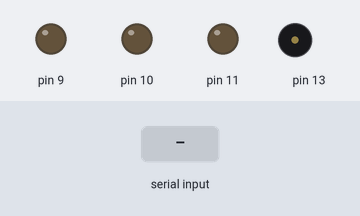
Bench run of a sketch on a simulated Arduino Uno, built with avr-gcc and run on an emulated ATmega328P. Parts: output pins drawn as LEDs (lit = HIGH), buzzer (waves = sounding). Inputs (shaded band) come from the test bench.

Above: at 1.2 s.
1.3 s: "a" received over the second serial link
At 1.7 s:
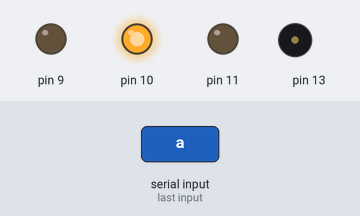
2.8 s: "b" received over the second serial link
At 2.89 s:
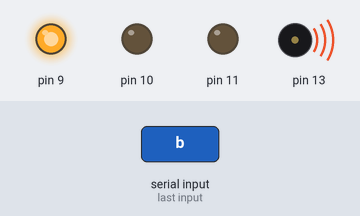
At 3.4 s:
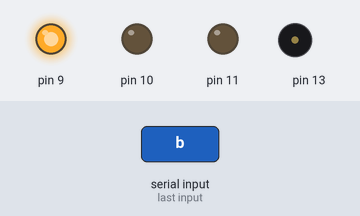
Timing chart, 0 to 5.8 s (numbered marks = the images above; inputs shaded):
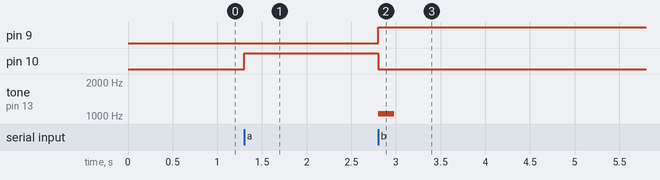

Measured:
- after the input at 1.3 s, pin 10: LOW → HIGH at once
- after the input at 2.8 s, pin 9: LOW → HIGH at once; pin 10: HIGH → LOW at once; tone on pin 13: silent → 1047 Hz at once, → silent 0.18 s later

The sketch:

main.ino
```cpp
#include <SMELib.h>

Bluetooth bluetooth(2,3);
Buzzer buzzer(13);
RGBLed rgb(9,10,11);

void setup() {
  bluetooth.begin(9600);
}

void loop() {
  if(bluetooth.available()){
    char text = bluetooth.read();
    if(text == 'a'){
      rgb.setColor(0,255,0);
    }else if(text=='b'){
      rgb.setColor(255,0,0);
      buzzer.note('C',200);
    }
  }
}
```

Bluetooth.cpp
```cpp
#ifndef SMELIB_BLUETOOTH_CPP
#define SMELIB_BLUETOOTH_CPP

#include "SMELib.h"

Bluetooth::Bluetooth(uint8_t tx, uint8_t rx) : SoftwareSerial(tx, rx)
{
  _tx = tx;
  _rx = rx;
}

void Bluetooth::setName()
{
  while (1)
  {
    if (DEBUG_PRINTER.available())
    {
      SoftwareSerial::write(DEBUG_PRINTER.read());
    }
    if (SoftwareSerial::available())
    {
      DEBUG_PRINTER.write(SoftwareSerial::read());
    }
  }
}

void Bluetooth::begin(long speed)
{
  return SoftwareSerial::begin(speed);
}

int Bluetooth::read()
{
  return SoftwareSerial::read();
}

int Bluetooth::available()
{
  return SoftwareSerial::available();
}

#endif
```

Buzzer.cpp
```cpp
#ifndef SMELIB_BUZZER_CPP
#define SMELIB_BUZZER_CPP

#include "SMELib.h"

#define NOTE_B0  31
#define NOTE_C1  33
#define NOTE_CS1 35
#define NOTE_D1  37
#define NOTE_DS1 39
#define NOTE_E1  41
#define NOTE_F1  44
#define NOTE_FS1 46
#define NOTE_G1  49
#define NOTE_GS1 52
#define NOTE_A1  55
#define NOTE_AS1 58
#define NOTE_B1  62
#define NOTE_C2  65
#define NOTE_CS2 69
#define NOTE_D2  73
#define NOTE_DS2 78
#define NOTE_E2  82
#define NOTE_F2  87
#define NOTE_FS2 93
#define NOTE_G2  98
#define NOTE_GS2 104
#define NOTE_A2  110
#define NOTE_AS2 117
#define NOTE_B2  123
#define NOTE_C3  131
#define NOTE_CS3 139
#define NOTE_D3  147
#define NOTE_DS3 156
#define NOTE_E3  165
#define NOTE_F3  175
#define NOTE_FS3 185
#define NOTE_G3  196
#define NOTE_GS3 208
#define NOTE_A3  220
#define NOTE_AS3 233
#define NOTE_B3  247
#define NOTE_C4  262
#define NOTE_CS4 277
#define NOTE_D4  294
#define NOTE_DS4 311
#define NOTE_E4  330
#define NOTE_F4  349
#define NOTE_FS4 370
#define NOTE_G4  392
#define NOTE_GS4 415
#define NOTE_A4  440
#define NOTE_AS4 466
#define NOTE_B4  494
#define NOTE_C5  523
#define NOTE_CS5 554
#define NOTE_D5  587
#define NOTE_DS5 622
#define NOTE_E5  659
#define NOTE_F5  698
#define NOTE_FS5 740
#define NOTE_G5  784
#define NOTE_GS5 831
#define NOTE_A5  880
#define NOTE_AS5 932
#define NOTE_B5  988
#define NOTE_C6  1047
#define NOTE_CS6 1109
#define NOTE_D6  1175
#define NOTE_DS6 1245
#define NOTE_E6  1319
#define NOTE_F6  1397
#define NOTE_FS6 1480
#define NOTE_G6  1568
#define NOTE_GS6 1661
#define NOTE_A6  1760
#define NOTE_AS6 1865
#define NOTE_B6  1976
#define NOTE_C7  2093
#define NOTE_CS7 2217
#define NOTE_D7  2349
#define NOTE_DS7 2489
#define NOTE_E7  2637
#define NOTE_F7  2794
#define NOTE_FS7 2960
#define NOTE_G7  3136
#define NOTE_GS7 3322
#define NOTE_A7  3520
#define NOTE_AS7 3729
#define NOTE_B7  3951
#define NOTE_C8  4186
#define NOTE_CS8 4435
#define NOTE_D8  4699
#define NOTE_DS8 4978
#define REST      0


Buzzer::Buzzer(uint8_t pin)
{
  _pin = pin;
  pinMode(_pin, OUTPUT);
};

void Buzzer::note(char key, unsigned long duration = 1000)
{
  int note = REST;

  switch (key)
  {
    case 'c':
      note = NOTE_C5;
      break;
    case 'd':
      note = NOTE_D5;
      break;
    case 'e':
      note = NOTE_E5;
      break;
    case 'f':
      note = NOTE_F5;
      break;
    case 'g':
      note = NOTE_G5;
      break;
    case 'a':
      note = NOTE_A5;
      break;
    case 'b':
      note = NOTE_B5;
      break;
    case 'C':
      note = NOTE_C6;
      break;
  }

  if ( note != 0 ) {
    tone(_pin, note, duration*0.9);
    delay(duration);
    noTone(_pin);
  }
};


#endif
```

RGBLed.cpp
```cpp
#ifndef SMELIB_RGBLED_CPP
#define SMELIB_RGBLED_CPP

#include "SMELib.h"

RGBLed::RGBLed(uint8_t redPin, uint8_t greenPin, uint8_t bluePin)
{
  pinMode(redPin, OUTPUT);
  pinMode(greenPin, OUTPUT);
  pinMode(bluePin, OUTPUT);

  _redPin = redPin;
  _greenPin = greenPin;
  _bluePin = bluePin;
  _state = 0;
}

void RGBLed::setColor(int r, int g, int b)
{
  if ((r < 0 || r > 255) || (g < 0 || g > 255) || (b < 0 || b > 255))
    DEBUG_PRINTLN("invalid value");
  analogWrite(_redPin, r);
  analogWrite(_greenPin, g);
  analogWrite(_bluePin, b);
}

#endif
```

SMELib.h
```cpp
#ifndef SMELIB_H
#define SMELIB_H

#include "Arduino.h"
#include <SoftwareSerial.h>
#include <Servo.h>

#define DEBUG_PRINTER Serial
#define DEBUG_PRINT(...) { DEBUG_PRINTER.print(__VA_ARGS__); }
#define DEBUG_PRINTLN(...) { DEBUG_PRINTER.println(__VA_ARGS__); }

/* Bluetooth - inheritance: SoftwareSerial */
class Bluetooth : public SoftwareSerial
{
public:
  Bluetooth(uint8_t tx, uint8_t rx);
  void setName();
  void begin(long speed);
  virtual int read();
  virtual int available();
private:
  uint8_t _tx;
  uint8_t _rx;
};

/* Buzzer */
class Buzzer
{
public:
  Buzzer(uint8_t pin);
  void note(char key, unsigned long  = 1000);
private:
  uint8_t _pin;
};

/* RGB LED */
class RGBLed
{
public:
  RGBLed(uint8_t redPin, uint8_t greenPin, uint8_t bluePin);
  void setColor(int r, int g, int b);

private:
  int _state;
  uint8_t _redPin;
  uint8_t _greenPin;
  uint8_t _bluePin;
};

#endif
```
